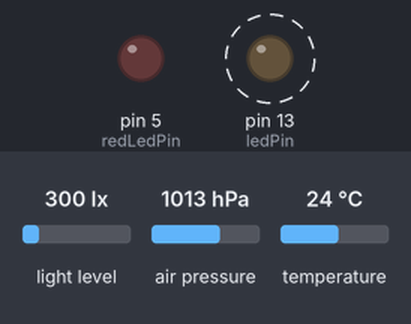
Bench run of a program on a simulated Arduino Nano, built with avr-gcc and run on an emulated ATmega328P. Parts: output pins drawn as LEDs (lit = HIGH). Dashed ring = blinking. Inputs (shaded band) come from the test bench; at power-on: light level 300 lx, air pressure 1013 hPa, temperature 24 °C.

Above: at 0.5 s.
Timing chart, 0 to 4.7 s (numbered marks = the images above):
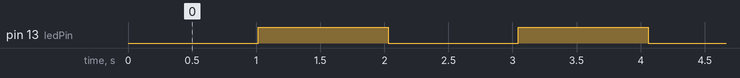

The program:

main.cpp
```cpp
#include <Arduino.h>
#include <SFE_BMP180.h>
#include <SparkFun_APDS9960.h>
#include <Thread.h>

SparkFun_APDS9960 apds = SparkFun_APDS9960();

uint16_t lightAmbient = 0;
const int redLedPin = 5;
const int ledPin = 13;
Thread ledThread = Thread();
Thread rasberiThread = Thread();
SFE_BMP180 pressure;
const String getRasberiReqest = "giveMeData";
bool isError = false;
void ledBlink()
{
    static bool ledStatus = false;
    ledStatus = !ledStatus;
    digitalWrite(ledPin, ledStatus && !isError);
}

double getPressure()
{
    char status;
    double T, P, p0, a;

    status = pressure.startTemperature();
    if (status != 0)
    {
        delay(status);
        status = pressure.getTemperature(T);
        if (status != 0)
        {
            status = pressure.startPressure(3);
            if (status != 0)
            {
                delay(status);
                status = pressure.getPressure(P, T);
                if (status != 0)
                {
                    isError = false;
                    return (P);
                }
            }
        }
    }
    isError = true;
}

void checkInpuandSendData()
{
    digitalWrite(redLedPin, isError);
    int P = getPressure();
    if (apds.readAmbientLight(lightAmbient))
    {

        if (!isError)
        {
            if (Serial.available() > 0)
            {
                String data = Serial.readStringUntil('\n');
                if (data == getRasberiReqest)
                {
                    apds.readAmbientLight(lightAmbient);
                    Serial.println("{\"Pressure\":\"" + String(P) +
                                   "\", \"lightAmbient\":\"" + String(lightAmbient) +
                                   "\"}");
                }
            }
        }
    }
    else
    {
        isError = true;
    }
}

void setup()
{
    rasberiThread.onRun(checkInpuandSendData);
    rasberiThread.setInterval(20);
    ledThread.onRun(ledBlink);
    ledThread.setInterval(1000);
    pinMode(redLedPin, OUTPUT);
    pinMode(ledPin, OUTPUT);
    Serial.begin(9600);
    if (apds.init())
    {
    }
    else
    {
        isError = true;
    }

    if (apds.enableLightSensor(false))
    {
    }
    else
    {
        isError = true;
    }

    Serial.begin(9600);
    pressure.begin();
}

void loop()
{

    if (ledThread.shouldRun())
        ledThread.run();
    if (rasberiThread.shouldRun())
        rasberiThread.run();
}
```

Measured:
- by itself, pin 13 (ledPin): alternates HIGH for 1.0 s and LOW for 1.0 s
